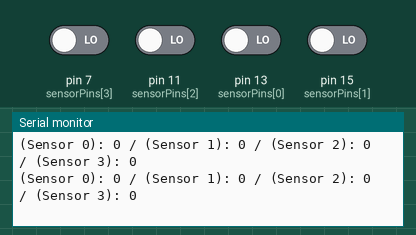
A sketch run on a simulated Arduino Uno, built with avr-gcc and run on an emulated ATmega328P. On the bench: the last lines printed to the serial monitor. Inputs (shaded band) come from the test bench; at power-on: pin 7 (sensorPins[3]), pin 11 (sensorPins[2]), pin 13 (sensorPins[0]), pin 15 (sensorPins[1]) LOW.

Above: at 1.2 s.
1.3 s: pin 7 (sensorPins[3]) driven HIGH
At 1.36 s:
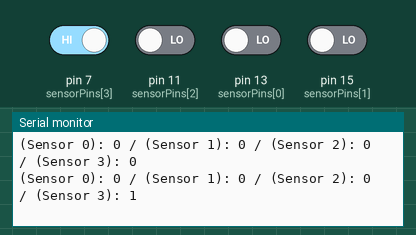
4.3 s: pin 11 (sensorPins[2]) driven HIGH
At 4.39 s:
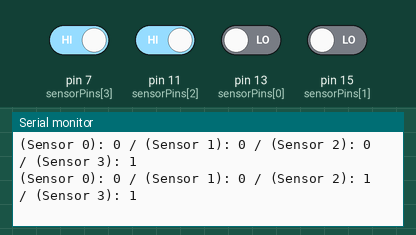
5.8 s: pin 13 (sensorPins[0]) driven HIGH
At 5.9 s:
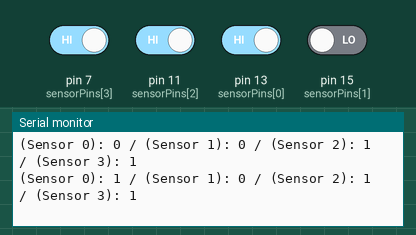
7.3 s: pin 15 (sensorPins[1]) driven HIGH
At 7.32 s:
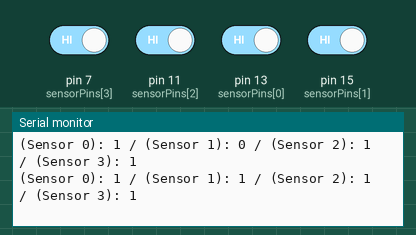
10.3 s: pin 7 (sensorPins[3]) driven LOW
At 10.35 s:
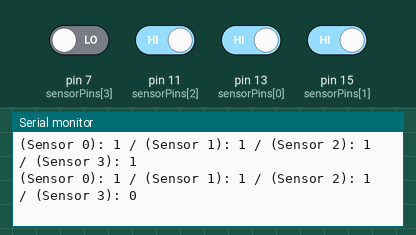
13.3 s: pin 11 (sensorPins[2]) driven LOW
At 13.38 s:
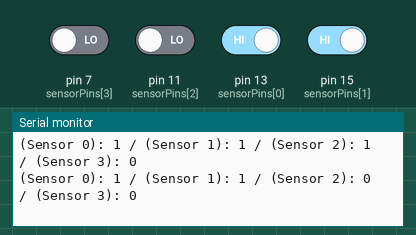

The sketch:

line_trace_code.ino
```cpp
// 아두이노 메가 핀 번호 설정
int sensorPins[] = {13, 15, 11, 7}; //4개의 라인센서가 연결된 아두이노 메가의 핀 번호 정의

void setup() {
  // 시리얼 통신 초기화 (9600)
  Serial.begin(9600);

  // 각 센서 핀을 입력 모드로 설정
  for (int i = 0; i < 4; i++) {
    pinMode(sensorPins[i], INPUT);
  }

  // 초기화 메시지 출력
  Serial.println("Setup complete. Starting sensor readout...");
}

void loop() {
  // 각 센서의 값을 읽고 시리얼로 출력
  for (int i = 0; i < 4; i++) {
    int sensorValue = digitalRead(sensorPins[i]); //현재 센서 핀에서 값 읽기

    //시리얼 출력 시작

    Serial.print("(Sensor ");
    Serial.print(i);  //센서 번호 출력
    Serial.print("): ");
    Serial.print(sensorValue);  // 센서 값 출력

    //가시성 위한 코드

    if(i<3) {              // 마지막 센서가 아닐 때,
      Serial.print(" / "); // 센서 값 사이에 "/" 출력
    }
  }

    Serial.println();   // 모든 센서 값 한줄로 출력 후 줄바꿈

  // 0.1초 대기
  delay(100);
}
```

Measured:
- after the input at 1.3 s, the serial monitor: prints a new line after 0.06 s (image 1)
- after the input at 4.3 s, the serial monitor: prints a new line after 0.09 s (image 2)
- after the input at 5.8 s, the serial monitor: prints a new line after 0.10 s (image 3)
- after the input at 7.3 s, the serial monitor: prints a new line at once (image 4)
- after the input at 10.3 s, the serial monitor: prints a new line at once (image 5)
- after the input at 13.3 s, the serial monitor: prints a new line after 0.07 s (image 6)
